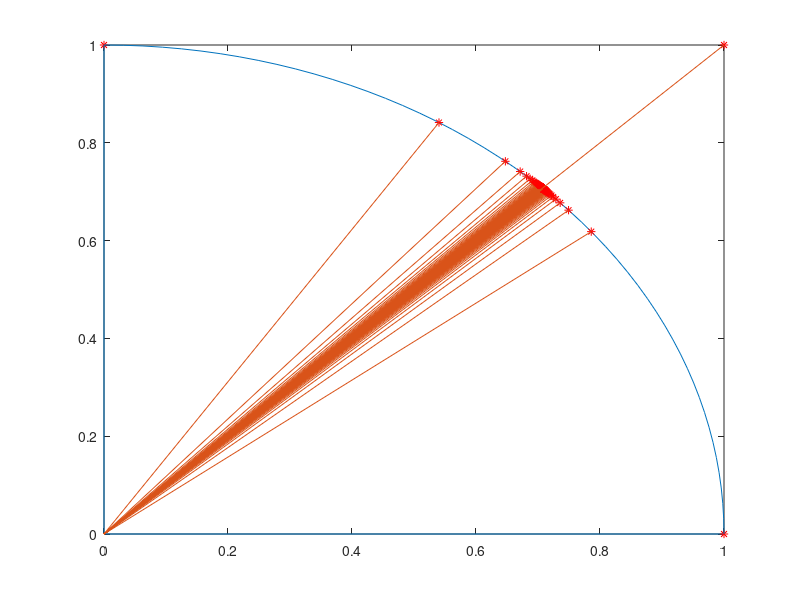

Recreate this plot in MATLAB.
A = [0 0];
B = [0 1];

figure('units','normalized','outerposition',[0.20 0 0.6 1]);

plot(0,1,'r*');

line(A,B);

hold on

C = [0 1];
D = [0 0];

line(C,D);
plot(1,0,'r*');

pause(1.5);
getframe;

t = 0:0.01:0.5;

plot(cos(pi*t),sin(pi*t));
pause(1.5);
getframe;

x = 1;

for i = 1:200

    C = [0 cos(x)];
    D = [0 sin(x)];
    plot(cos(x),sin(x), 'r*')

    line(C,D);
    pause(1.5/i);
    getframe;

    x = x +((-1)^(i))*(1/(2*i+1));
end

A = [0 1];
B = [0 1];

plot(1,1,'r*');
line(A,B);
pause(0);
getframe;

